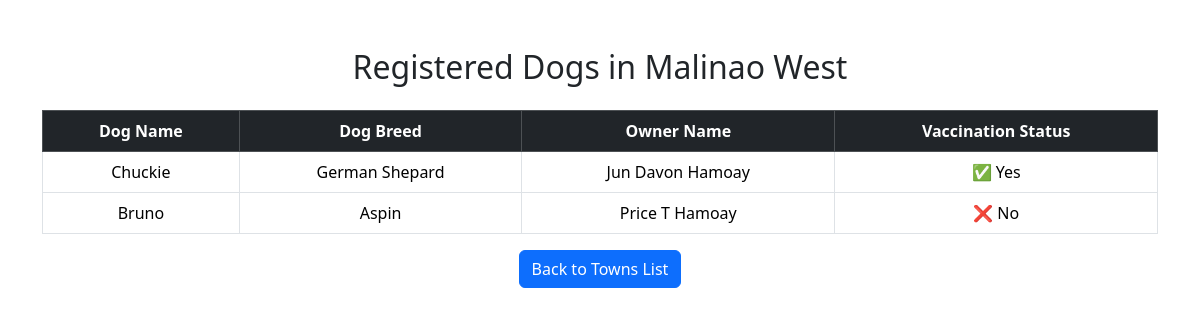
The page /town_detail.php?town=Malinao+West on the database its author committed.
### tables this page shows
CREATE TABLE IF NOT EXISTS `tblreg` (
  `id` int NOT NULL AUTO_INCREMENT,
  `dName` varchar(50) NOT NULL COMMENT '50',
  `dBreed` varchar(50) NOT NULL COMMENT '50',
  `dOwner` varchar(50) NOT NULL COMMENT '50',
  `dVaccinated` varchar(10) DEFAULT NULL,
  `dTownID` int DEFAULT NULL,
  `dLatitude` decimal(10,6) DEFAULT NULL,
  `dLongitude` decimal(10,6) DEFAULT NULL,
  `dRegistrationDate` date NOT NULL,
  PRIMARY KEY (`id`),
  UNIQUE KEY `id` (`id`),
  KEY `fk_dTownID` (`dTownID`)
);

### town_detail.php (the view, shortened to what this page needs)
<?php
require_once "config.php";
if (isset($_GET['town'])) {
    $town = htmlspecialchars($_GET['town']);
    $sql_query = "SELECT r.dName, r.dBreed, r.dOwner, r.dVaccinated
                  FROM tblreg r
                  JOIN towns t ON r.dTownID = t.id
                  WHERE t.dTown = '$town'";
    if ($result = $conn->query($sql_query)) {
?>
<!DOCTYPE html>
<html lang="en">
<head>
    <link href="css/bootstrap.min.css" rel="stylesheet">
</head>
<body>
    <div class="container my-5">
        <h2 class="text-center mb-4">Registered Dogs in <?php echo $town; ?></h2>
        <div class="table-responsive">
            <table class="table table-bordered table-hover text-center">
                <thead class="table-dark">
                    <tr>
                        <th scope="col">Dog Name</th>
                        <th scope="col">Dog Breed</th>
                        <th scope="col">Owner Name</th>
                        <th scope="col">Vaccination Status</th>
                    </tr>
                </thead>
                <tbody>
                    <?php
                    while ($row = $result->fetch_assoc()) {
                        $PetName = htmlspecialchars($row['dName'] ?? 'Unknown');
                        $Breed = htmlspecialchars($row['dBreed'] ?? 'Unknown');
                        $Owner = htmlspecialchars($row['dOwner'] ?? 'Unknown');
                        $Vaccinated = htmlspecialchars($row['dVaccinated'] ?? 'No');
                    ?>
                    <tr>
                        <td><?php echo $PetName; ?></td>
                        <td><?php echo $Breed; ?></td>
                        <td><?php echo $Owner; ?></td>
                        <td><?php echo ($Vaccinated == 'Yes') ? "✅ Yes" : "❌ No"; ?></td>
                    </tr>
                    <?php
                    }
                    ?>
                </tbody>
            </table>
        </div>
        <div class="text-center">
            <a href="town.php" class="btn btn-primary">Back to Towns List</a>
        </div>
    </div>
</body>
</html>
<?php
    }
}
?>

### rows shown on the page
tblreg: dName "Chuckie", dBreed "German Shepard", dOwner "Jun Davon Hamoay", dVaccinated "✅ Yes"
tblreg: dName "Bruno", dBreed "Aspin", dOwner "Price T Hamoay", dVaccinated "❌ No"

### other values the page prints
$town "Malinao West"
